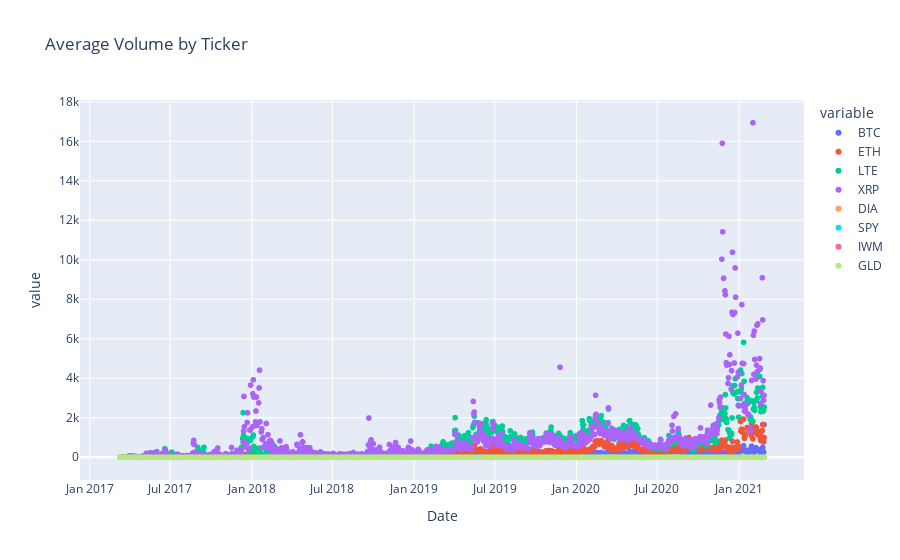

Source (notebook cell):
### Code cell
# Plot combined vol

px.scatter(combined_vol_df, x = "Date", y = ['BTC','ETH','LTE','XRP','DIA','SPY','IWM','GLD'],title='Average Volume by Ticker')

### Figure 1 — Plotly figure (JSON) as saved in the notebook; plotly's stock layout.template omitted (floating-point values rounded to 4 significant figures; data arrays with more than 128 entries replaced by an {"elided": "..."} marker saying what was removed)
{"data": [{"hovertemplate": "variable=BTC<br>Date=%{x}<br>value=%{y}<extra></extra>", "legendgroup": "BTC", "marker": {"color": "#636efa", "symbol": "circle"}, "mode": "markers", "name": "BTC", "showlegend": true, "type": "scattergl", "x": {"elided": "999 str values"}, "xaxis": "x", "y": {"elided": "999 float values"}, "yaxis": "y"}, {"hovertemplate": "variable=ETH<br>Date=%{x}<br>value=%{y}<extra></extra>", "legendgroup": "ETH", "marker": {"color": "#EF553B", "symbol": "circle"}, "mode": "markers", "name": "ETH", "showlegend": true, "type": "scattergl", "x": {"elided": "999 str values"}, "xaxis": "x", "y": {"elided": "999 float values"}, "yaxis": "y"}, {"hovertemplate": "variable=LTE<br>Date=%{x}<br>value=%{y}<extra></extra>", "legendgroup": "LTE", "marker": {"color": "#00cc96", "symbol": "circle"}, "mode": "markers", "name": "LTE", "showlegend": true, "type": "scattergl", "x": {"elided": "999 str values"}, "xaxis": "x", "y": {"elided": "999 float values"}, "yaxis": "y"}, {"hovertemplate": "variable=XRP<br>Date=%{x}<br>value=%{y}<extra></extra>", "legendgroup": "XRP", "marker": {"color": "#ab63fa", "symbol": "circle"}, "mode": "markers", "name": "XRP", "showlegend": true, "type": "scattergl", "x": {"elided": "999 str values"}, "xaxis": "x", "y": {"elided": "999 float values"}, "yaxis": "y"}, {"hovertemplate": "variable=DIA<br>Date=%{x}<br>value=%{y}<extra></extra>", "legendgroup": "DIA", "marker": {"color": "#FFA15A", "symbol": "circle"}, "mode": "markers", "name": "DIA", "showlegend": true, "type": "scattergl", "x": {"elided": "999 str values"}, "xaxis": "x", "y": {"elided": "999 float values"}, "yaxis": "y"}, {"hovertemplate": "variable=SPY<br>Date=%{x}<br>value=%{y}<extra></extra>", "legendgroup": "SPY", "marker": {"color": "#19d3f3", "symbol": "circle"}, "mode": "markers", "name": "SPY", "showlegend": true, "type": "scattergl", "x": {"elided": "999 str values"}, "xaxis": "x", "y": {"elided": "999 float values"}, "yaxis": "y"}, {"hovertemplate": "variable=IWM<br>Date=%{x}<br>value=%{y}<extra></extra>", "legendgroup": "IWM", "marker": {"color": "#FF6692", "symbol": "circle"}, "mode": "markers", "name": "IWM", "showlegend": true, "type": "scattergl", "x": {"elided": "999 str values"}, "xaxis": "x", "y": {"elided": "999 float values"}, "yaxis": "y"}, {"hovertemplate": "variable=GLD<br>Date=%{x}<br>value=%{y}<extra></extra>", "legendgroup": "GLD", "marker": {"color": "#B6E880", "symbol": "circle"}, "mode": "markers", "name": "GLD", "showlegend": true, "type": "scattergl", "x": {"elided": "999 str values"}, "xaxis": "x", "y": {"elided": "999 float values"}, "yaxis": "y"}], "layout": {"autosize": true, "legend": {"title": {"text": "variable"}, "tracegroupgap": 0}, "title": {"text": "Average Volume by Ticker"}, "xaxis": {"anchor": "y", "autorange": true, "domain": [0, 1], "range": ["2016-12-11 12:01:43.0207", "2021-05-25 11:58:16.9793"], "title": {"text": "Date"}, "type": "date"}, "yaxis": {"anchor": "x", "autorange": true, "domain": [0, 1], "range": [-1241.0, 18180.0], "title": {"text": "value"}, "type": "linear"}}}
